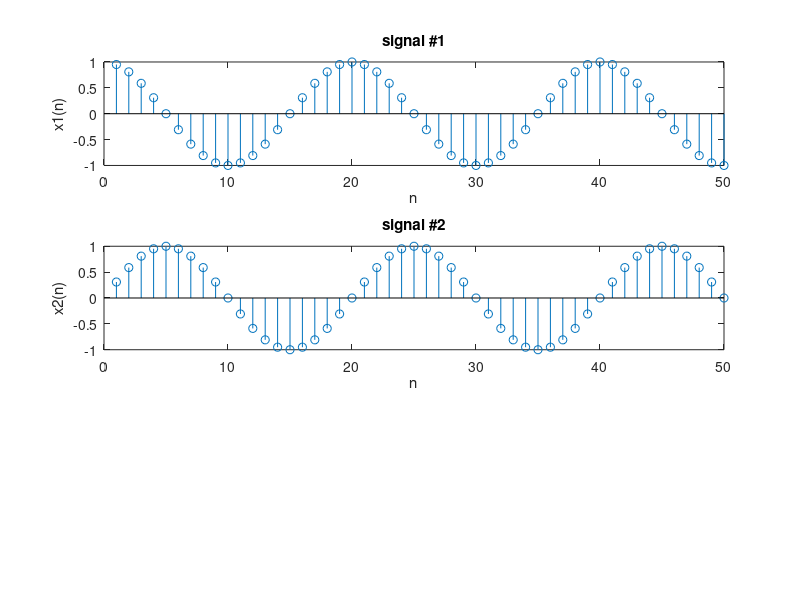

Recreate this plot in MATLAB. (Note: this script raises an error after producing the figure.)
%Program P2_9
clf;
n1=1:50;
x1=cos(2*pi*0.05*n1);
subplot(3,1,1);
stem(n1,x1);
xlabel('n');ylabel('x1(n)');
title('signal #1');
n2=1:50;
x2=sin(2*pi*0.05*n2);
subplot(3,1,2);
stem(n2,x2);
xlabel('n');ylabel('x2(n)');
title('signal #2');
[y,n] = sigmult(x1,n1,x2,n2)
subplot(3,1,3);
stem(n,y);
xlabel('n');ylabel('y(n)');
title('Signal Multiplication');